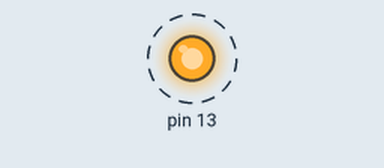
Bench run of a sketch on a simulated Arduino Uno, built with avr-gcc and run on an emulated ATmega328P. Shown: output pins drawn as LEDs (lit = HIGH). Dashed ring = blinking.

Above: at 0.5 s.
Timing chart, 0 to 4.6 s (numbered marks = the images above):
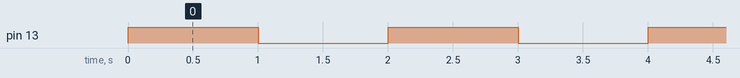

The sketch:

Blink_asm.ino
```cpp
/*Delay using Assembly language of Arduino.
 * the ports of arduino are 8bits so we declare the ports alose B(xxxxxxxx)8 bits.
 * DDR means which are the input or which are the output pins of that partucular port.
 * 0 means INPUT pin And 1 means OUTPUT pin.
 * available ports are B,C,D.All are 8 bits port.
 * B=(Digital pin 8-13), C=(Analog pins) , D=(Digital pin 0-7)
 * PORT means declare the bit High or Low.
 */
void setup() {
    DDRB = B100000 ;   //declare INPUT or OUTPUT pin '0' means INPUT and '1' means OUTPUT pin
   // DDRB = DDRB | B00100000;
    //PORTD = B10000000;

}


void loop() {

  PORTB = B100000;    //declare HIGH or LOW
  delay(1000);
  PORTB = B00000;     //declare HIGH or LOW
  delay(1000);
}
```

Measured:
- by itself, pin 13: alternates HIGH for 1.0 s and LOW for 1.0 s
